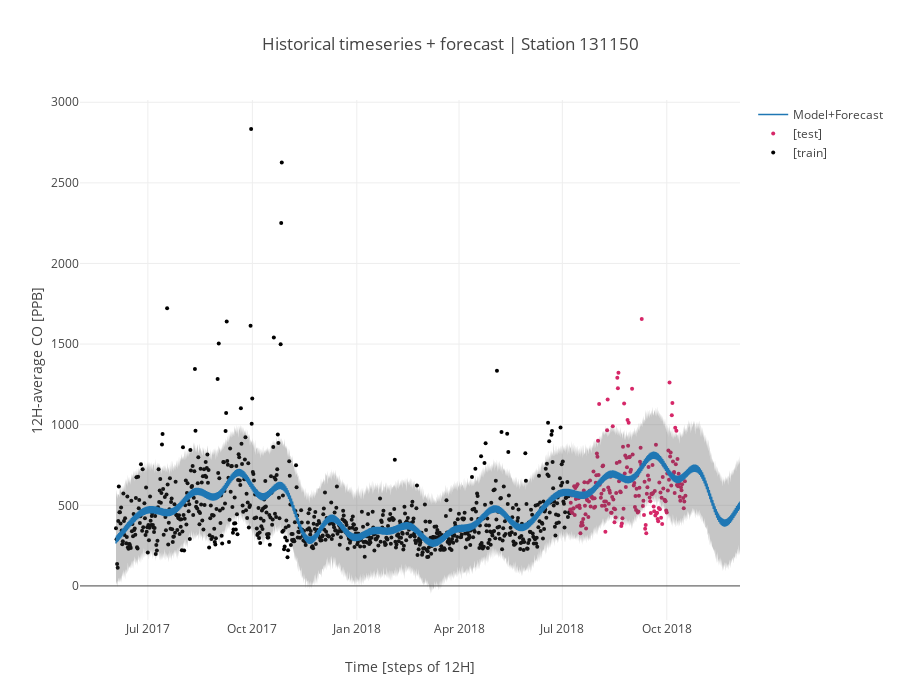

Notebook source saved alongside this figure:
### Markdown cell above
### Plotting with Plotly again

### Code cell
train_trace = go.Scatter(x=train_df.index, 
                         y=train_df.y,  # get data attribute of DataFrame
                         mode="markers",  # setting markers instead of lines
                         marker={'size': 4,
                                 'color': 'rgb(0, 0, 0)'},  # black
                         name="[train]")  # latex doesn't work right now for plotly for some reason... 
test_trace = go.Scatter(x=test_df.index,
                        y=test_df.CO_ts,
                        mode="markers",
                        marker={'size': 4,
                                'color': '#d62768'},
                        name="[test]")

# use externalised wrapper again
forecast = bounded_graph(CO_forecast)

# order of traces is very important because lower_trace has option "fill to next y": it must follow upper trace
data = [train_trace, test_trace, *forecast]

# setting layout options
layout = go.Layout(showlegend=True, title=f"Historical timeseries + forecast | Station {stationID}", 
                   width=900, height=700)

# creating figure object
fig = go.Figure(data=data, layout=layout)

# cosmetics
fig.layout.yaxis.update({'title': f"{resample_rule}-average CO [PPB]"})
fig.layout.xaxis.update({'title': f"Time [steps of {resample_rule}]"})

# actual plotting
iplot(fig)

### Figure 1 — Plotly figure (JSON) as saved in the notebook; plotly's stock layout.template omitted (floating-point values rounded to 4 significant figures; data arrays with more than 128 entries replaced by an {"elided": "..."} marker saying what was removed)
{"data": [{"marker": {"color": "rgb(0, 0, 0)", "size": 4}, "mode": "markers", "name": "[train]", "type": "scatter", "uid": "b3762e48-d21b-11e8-99b0-ac7ba1963575", "x": {"elided": "800 str values"}, "y": {"elided": "800 float values"}}, {"marker": {"color": "#d62768", "size": 4}, "mode": "markers", "name": "[test]", "type": "scatter", "uid": "b376308c-d21b-11e8-99b0-ac7ba1963575", "x": {"elided": "204 str values"}, "y": {"elided": "204 float values"}}, {"line": {"width": 0}, "marker": {"color": "#444"}, "name": "Upper bound", "showlegend": false, "type": "scatter", "uid": "b37631d6-d21b-11e8-99b0-ac7ba1963575", "x": {"elided": "1100 str values"}, "y": {"elided": "1100 float values"}}, {"fill": "tonexty", "fillcolor": "rgba(68, 68, 68, 0.3)", "line": {"width": 0}, "marker": {"color": "#444"}, "name": "Lower bound", "showlegend": false, "type": "scatter", "uid": "b37632e4-d21b-11e8-99b0-ac7ba1963575", "x": {"elided": "1100 str values"}, "y": {"elided": "1100 float values"}}, {"line": {"width": 1.5}, "marker": {"color": "#1F77B4"}, "name": "Model+Forecast", "type": "scatter", "uid": "b37633e8-d21b-11e8-99b0-ac7ba1963575", "x": {"elided": "1100 str values"}, "y": {"elided": "1100 float values"}}], "layout": {"height": 700, "showlegend": true, "title": "Historical timeseries + forecast | Station 131150", "width": 900, "xaxis": {"title": "Time [steps of 12H]"}, "yaxis": {"title": "12H-average CO [PPB]"}}}
